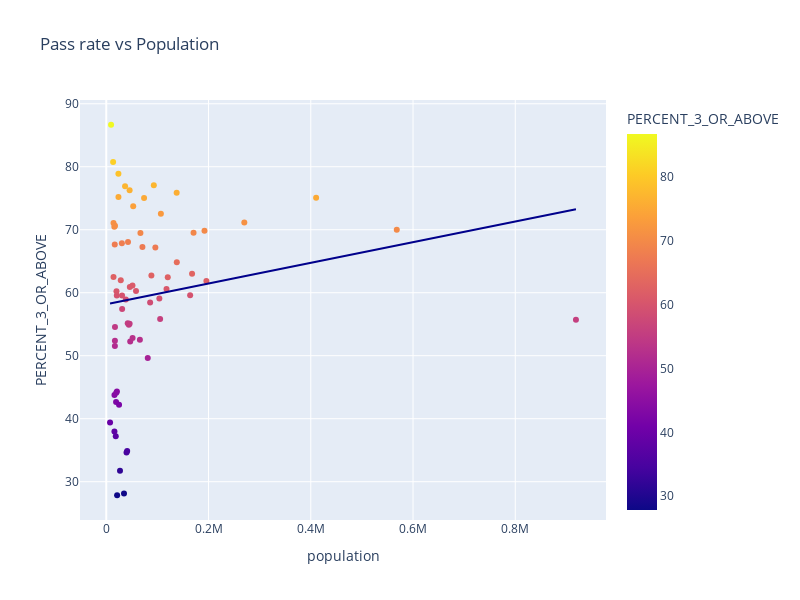

The cell this chart's notebook holds for it:
### Markdown cell above
There is a clear positive relationship between pass rate and per capita income. While the lowess-fitted line is not linear, if we exclude the couple of data points with highest per capita income, it looks kinda linear.

### Code cell
fig = px.scatter(data_frame=wisconsin22,x='population', y='PERCENT_3_OR_ABOVE',trendline='ols',trendline_color_override='darkblue',width=800, height=600,color='PERCENT_3_OR_ABOVE',title='Pass rate vs Population')
fig.show()
with open('../data/WI_pickled/WI_AP_pass_rate_by_counties_vs_population.pkl', 'wb') as f:
    pickle.dump(fig, f)
